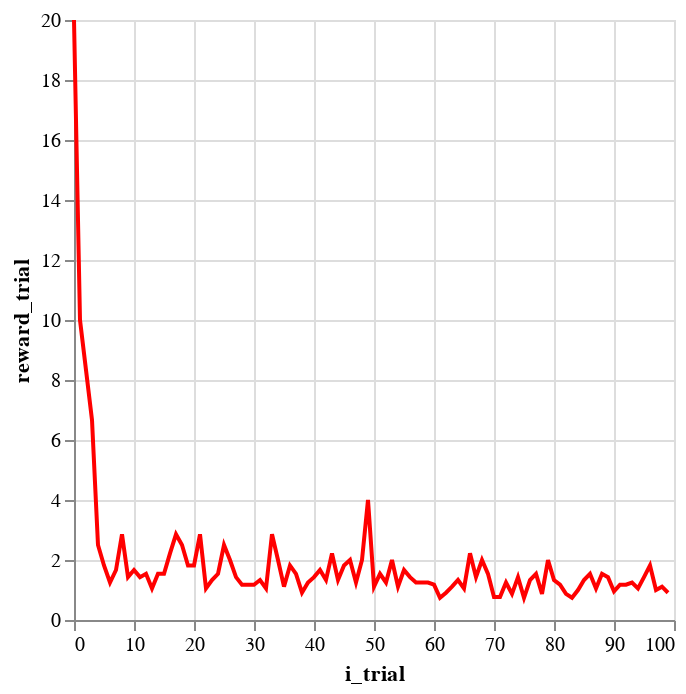

Notebook code cell kept with this figure:
### Code cell
b

### Figure 1 — Vega-Lite specification as saved in the notebook (floating-point values rounded to 4 significant figures)
{"config": {"view": {"continuousWidth": 300, "continuousHeight": 300}}, "data": {"name": "data-fe87ad45ef6f12a635098f9007e77394"}, "mark": {"type": "line", "color": "red"}, "encoding": {"x": {"field": "i_trial", "type": "quantitative"}, "y": {"field": "reward_trial", "type": "quantitative"}}, "$schema": "https://vega.github.io/schema/vega-lite/v5.17.0.json", "datasets": {"data-fe87ad45ef6f12a635098f9007e77394": [{"i_trial": 0, "reward_trial": 20.0}, {"i_trial": 1, "reward_trial": 10.0}, {"i_trial": 3, "reward_trial": 6.667}, {"i_trial": 4, "reward_trial": 2.5}, {"i_trial": 5, "reward_trial": 1.818}, {"i_trial": 6, "reward_trial": 1.25}, {"i_trial": 7, "reward_trial": 1.667}, {"i_trial": 8, "reward_trial": 2.857}, {"i_trial": 9, "reward_trial": 1.429}, {"i_trial": 10, "reward_trial": 1.667}, {"i_trial": 11, "reward_trial": 1.429}, {"i_trial": 12, "reward_trial": 1.538}, {"i_trial": 13, "reward_trial": 1.053}, {"i_trial": 14, "reward_trial": 1.538}, {"i_trial": 15, "reward_trial": 1.538}, {"i_trial": 16, "reward_trial": 2.222}, {"i_trial": 17, "reward_trial": 2.857}, {"i_trial": 18, "reward_trial": 2.5}, {"i_trial": 19, "reward_trial": 1.818}, {"i_trial": 20, "reward_trial": 1.818}, {"i_trial": 21, "reward_trial": 2.857}, {"i_trial": 22, "reward_trial": 1.053}, {"i_trial": 23, "reward_trial": 1.333}, {"i_trial": 24, "reward_trial": 1.538}, {"i_trial": 25, "reward_trial": 2.5}, {"i_trial": 26, "reward_trial": 2.0}, {"i_trial": 27, "reward_trial": 1.429}, {"i_trial": 28, "reward_trial": 1.176}, {"i_trial": 29, "reward_trial": 1.176}, {"i_trial": 30, "reward_trial": 1.176}, {"i_trial": 31, "reward_trial": 1.333}, {"i_trial": 32, "reward_trial": 1.053}, {"i_trial": 33, "reward_trial": 2.857}, {"i_trial": 34, "reward_trial": 2.0}, {"i_trial": 35, "reward_trial": 1.111}, {"i_trial": 36, "reward_trial": 1.818}, {"i_trial": 37, "reward_trial": 1.538}, {"i_trial": 38, "reward_trial": 0.9091}, {"i_trial": 39, "reward_trial": 1.25}, {"i_trial": 40, "reward_trial": 1.429}, {"i_trial": 41, "reward_trial": 1.667}, {"i_trial": 42, "reward_trial": 1.333}, {"i_trial": 43, "reward_trial": 2.222}, {"i_trial": 44, "reward_trial": 1.333}, {"i_trial": 45, "reward_trial": 1.818}, {"i_trial": 46, "reward_trial": 2.0}, {"i_trial": 47, "reward_trial": 1.25}, {"i_trial": 48, "reward_trial": 2.0}, {"i_trial": 49, "reward_trial": 4.0}, {"i_trial": 50, "reward_trial": 1.111}, {"i_trial": 51, "reward_trial": 1.538}, {"i_trial": 52, "reward_trial": 1.25}, {"i_trial": 53, "reward_trial": 2.0}, {"i_trial": 54, "reward_trial": 1.111}, {"i_trial": 55, "reward_trial": 1.667}, {"i_trial": 56, "reward_trial": 1.429}, {"i_trial": 57, "reward_trial": 1.25}, {"i_trial": 58, "reward_trial": 1.25}, {"i_trial": 59, "reward_trial": 1.25}, {"i_trial": 60, "reward_trial": 1.176}, {"i_trial": 61, "reward_trial": 0.7407}, {"i_trial": 62, "reward_trial": 0.9091}, {"i_trial": 63, "reward_trial": 1.111}, {"i_trial": 64, "reward_trial": 1.333}, {"i_trial": 65, "reward_trial": 1.053}, {"i_trial": 66, "reward_trial": 2.222}, {"i_trial": 67, "reward_trial": 1.429}, {"i_trial": 68, "reward_trial": 2.0}, {"i_trial": 69, "reward_trial": 1.538}, {"i_trial": 70, "reward_trial": 0.7692}, {"i_trial": 71, "reward_trial": 0.7692}, {"i_trial": 72, "reward_trial": 1.25}, {"i_trial": 73, "reward_trial": 0.8696}, {"i_trial": 74, "reward_trial": 1.429}, {"i_trial": 75, "reward_trial": 0.7407}, {"i_trial": 76, "reward_trial": 1.333}, {"i_trial": 77, "reward_trial": 1.538}, {"i_trial": 78, "reward_trial": 0.8696}, {"i_trial": 79, "reward_trial": 2.0}, {"i_trial": 80, "reward_trial": 1.333}, {"i_trial": 81, "reward_trial": 1.176}, {"i_trial": 82, "reward_trial": 0.8696}, {"i_trial": 83, "reward_trial": 0.7407}, {"i_trial": 84, "reward_trial": 1.0}, {"i_trial": 85, "reward_trial": 1.333}, {"i_trial": 86, "reward_trial": 1.538}, {"i_trial": 87, "reward_trial": 1.053}, {"i_trial": 88, "reward_trial": 1.538}, {"i_trial": 89, "reward_trial": 1.429}, {"i_trial": 90, "reward_trial": 0.9524}, {"i_trial": 91, "reward_trial": 1.176}, {"i_trial": 92, "reward_trial": 1.176}, {"i_trial": 93, "reward_trial": 1.25}, {"i_trial": 94, "reward_trial": 1.053}, {"i_trial": 95, "reward_trial": 1.429}, {"i_trial": 96, "reward_trial": 1.818}, {"i_trial": 97, "reward_trial": 1.0}, {"i_trial": 98, "reward_trial": 1.111}, {"i_trial": 99, "reward_trial": 0.9091}]}}
